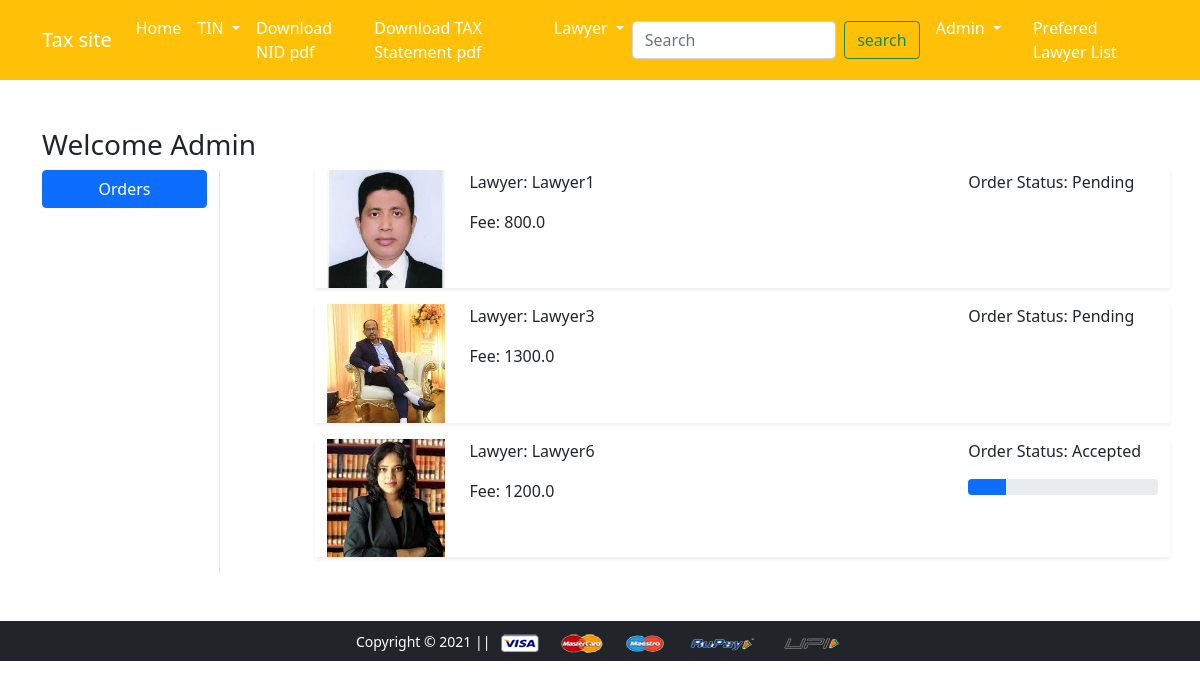
Screenshot of /orders/ (signed in) with the database file from the repository.
### app/models.py (models this page shows, shortened)
class OrderPlaced(models.Model):
    user = models.ForeignKey(User, on_delete=models.CASCADE)
    customer = models.ForeignKey(Customer, on_delete=models.CASCADE)
    product = models.ForeignKey(Product, on_delete=models.CASCADE)
    quantity = models.PositiveIntegerField(default=1)
    ordered_date = models.DateTimeField(auto_now_add=True)
    status = models.CharField(max_length=50, choices=STATE_CHOICES,default='Pending')
    @property
    def total_cost(self):
        return self.quantity * self.product.discounted_price

class Product(models.Model):
    title = models.CharField(max_length=100)
    fee = models.FloatField()
    discounted_price = models.FloatField()
    description = models.TextField()
    school = models.CharField(max_length=100)
    category = models.CharField(choices=CATEGORY_CHOICES, max_length=2)
    lawyer_image = models.ImageField(upload_to='productimg')

### app/views.py (the view)
# urls.py: path('orders/', views.orders, name='orders'),
def orders(request):
 op = OrderPlaced.objects.filter(user=request.user)
 return render(request, 'app/orders.html', {'order_placed':op})

### app/templates/app/orders.html (shortened to what this page needs)
{% extends 'app/base.html' %}
{% load static %}
{% block main-content %}
<div class="container my-5">
 <div class="row">
 <h3>Welcome <span class="text-capitalize">{{request.user}}</span></h3>
  <div class="col-sm-2 border-end">
   <ul class="list-unstyled">
    <li class="d-grid"><a href="{% url 'orders' %}" class="btn btn-primary">Orders</a></li>
   </ul>
  </div>
  <div class="col-sm-9 offset-sm-1">
   {% for op in order_placed %}
    <div class="row shadow-sm mb-3">
     <div class="col-sm-2"><img src="{{op.product.lawyer_image.url}}" alt="" srcset="" class="img-fluid" height="150" width="150"></div>
     <div class="col-sm-7">
      <p>Lawyer: {{op.product.title}}</p>
      <p>Fee: {{op.total_cost}}</p>
     </div>
     <div class="col-sm-3 fw-botd">
      <p>Order Status: {{op.status}}</p>
      {% if op.status == 'Accepted' %}
      <div class="progress">
       <div class="progress-bar" role="progressbar" style="width: 20%" aria-valuenow="20" aria-valuemin="0" aria-valuemax="100"></div>
      </div>
     {% endif %}
     </div>
    </div>
   {% endfor %}
  </div>
 </div>
</div>
{% endblock main-content %}

### app/templates/app/base.html (shortened to what this page needs)
<!doctype html>
{% load static %}
<html lang="en">
  <head>
    <link href="https://cdn.jsdelivr.net/npm/bootstrap@5.0.0-beta1/dist/css/bootstrap.min.css" rel="stylesheet">
    <link rel="stylesheet" href="{% static 'app/css/owl.carousel.min.css' %}">
    <link rel="stylesheet" href="{% static 'app/css/all.min.css' %}">
    <link rel="stylesheet" href="{% static 'app/css/style.css' %}">
  </head>
  <body>
    <nav class="navbar navbar-expand-lg navbar-dark bg-warning">
     <div class="container">
       <a class="navbar-brand" href="/">Tax site</a>
       <div class="collapse navbar-collapse" id="navbarSupportedContent">
         <ul class="navbar-nav me-auto mb-2 mb-lg-0">
           <li class="nav-item">
             <a class="nav-link active" aria-current="page" href="/">Home</a>
           </li>
           <li class="nav-item dropdown">
             <a class="nav-link dropdown-toggle text-white" href="#" id="electronicsDropdown" role="button" data-bs-toggle="dropdown" aria-expanded="false">
               TIN
             </a>
           </li>
           <li><a class="nav-link active" aria-current="page" href="{% url 'venue_pdf' %}">Download NID pdf</a></li>
           <li><a class="nav-link active" aria-current="page" href="{% url 'venue_Tpdf' %}">Download TAX Statement pdf</a></li>
           <li class="nav-item dropdown">
             <a class="nav-link dropdown-toggle text-white" href="#" id="fashionDropdown" role="button" data-bs-toggle="dropdown" aria-expanded="false">
               Lawyer
             </a>
           </li>
         </ul>
         <form class="d-flex" method=POST action="{% url 'search_venues' %}">
           <input class="form-control me-2" type="search" placeholder="Search" aria-label="Search" name="searched">
           <button class="btn btn-outline-success" type="submit">search</button>
         </form>
         <div>
          <ul class="navbar-nav me-auto mb-2 mb-lg-0">
          {% if request.user.is_authenticated %}
           <li class="nav-item dropdown mx-2">
              <a class="nav-link dropdown-toggle text-white" href="#" id="profileDropdown" role="button" data-bs-toggle="dropdown" aria-expanded="false">
                {{request.user.username|capfirst}}
              </a>
            </li>
            <li class="nav-item mx-2">
             <a href="{% url 'showcart' %}" class="nav-link text-white"> Prefered Lawyer List </a>
            </li>
           {% endif %}
          </ul>
         </div>
       </div>
     </div>
    </nav>
    {% block main-content %} {% endblock main-content %}
    <footer class="container-fluid bg-dark text-center p-2 mt-5">
        <small class="text-white">Copyright &copy; 2021 || </small>
        <img src="{% static 'app/images/payment.png' %}" alt="" srcset="" class="img-fluid" height="2px">
    </footer>
  </body>
</html>

### rows the page displays
OrderPlaced: product.lawyer_image (picture), product "Lawyer1", total_cost "800.0", status "Pending"
OrderPlaced: product.lawyer_image (picture), product "Lawyer3", total_cost "1300.0", status "Pending"
OrderPlaced: product.lawyer_image (picture), product "Lawyer6", total_cost "1200.0", status "Accepted"

### other values shown
{{ request.user.username|capfirst }} "Admin"
{{ request.user }} "Admin"
